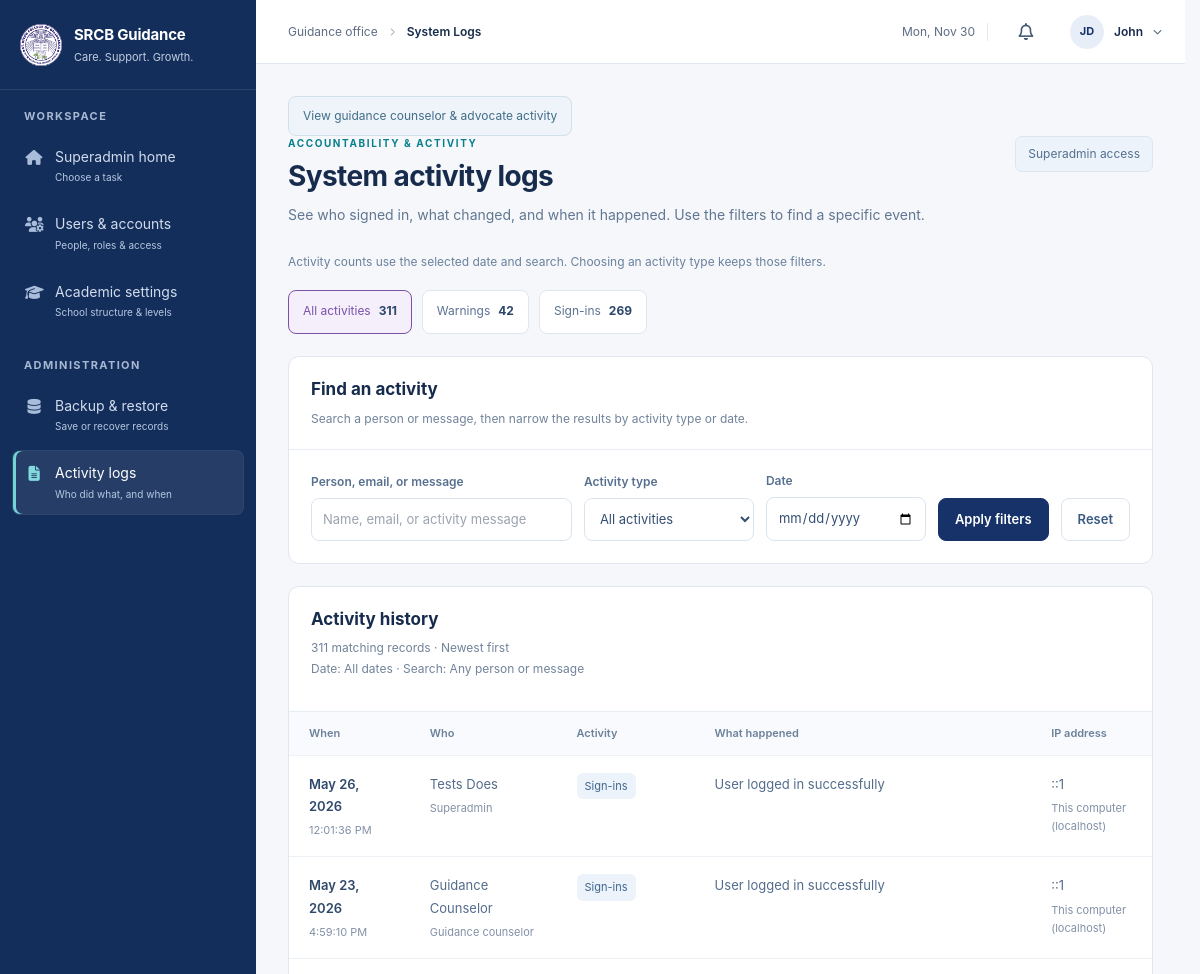
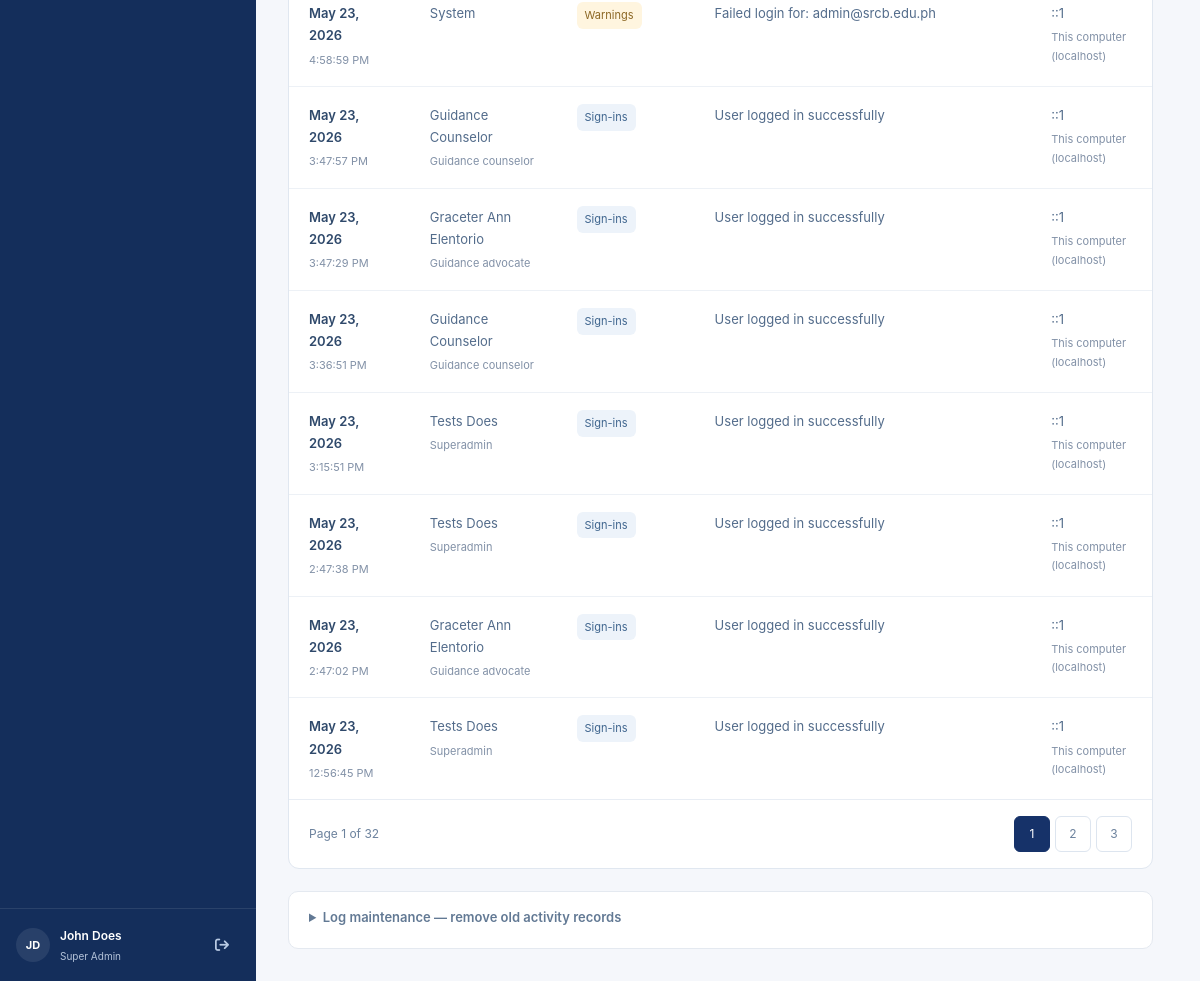
Before: /dashboard/layout.php?page=system_logs (signed in) with the older database file (2 pictures, top to bottom).
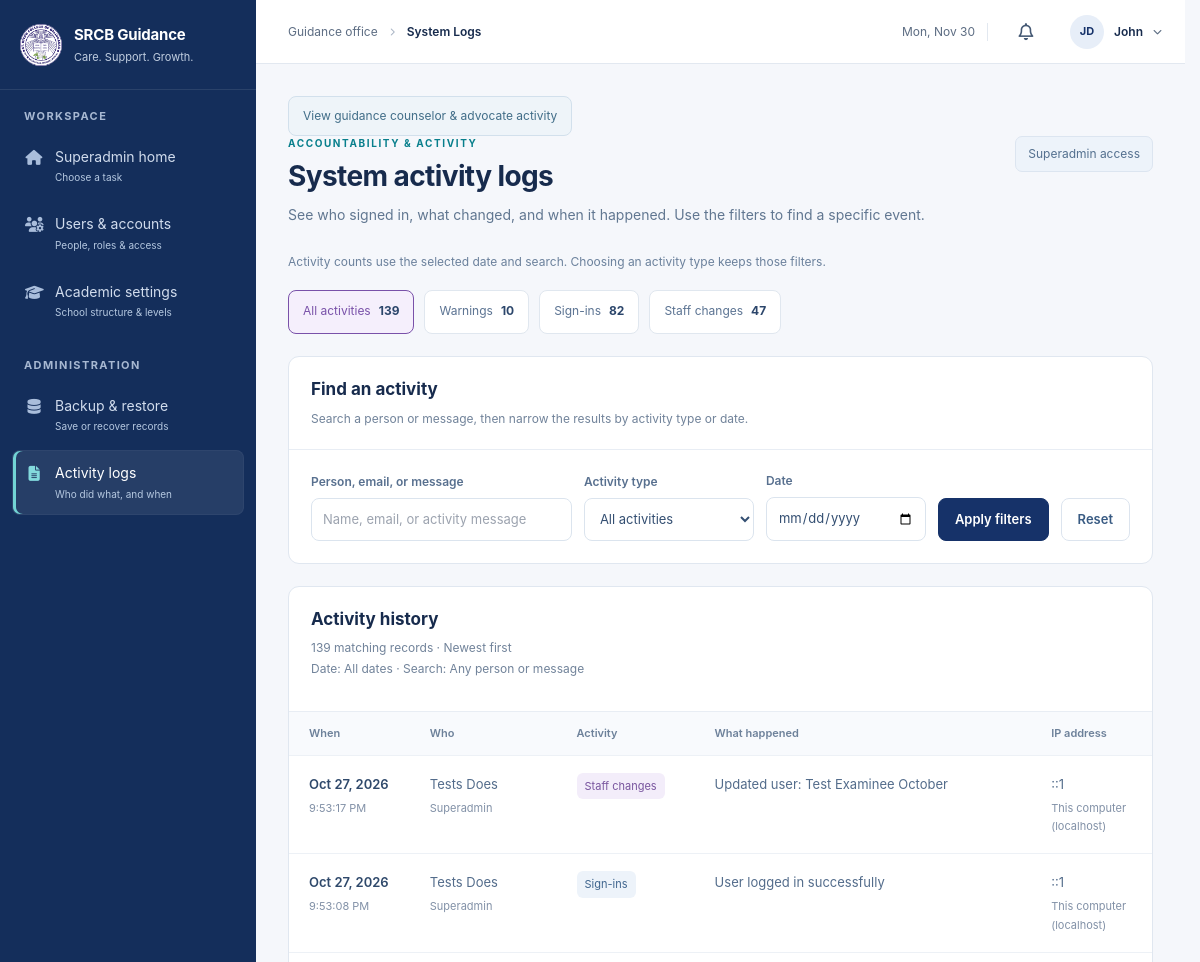
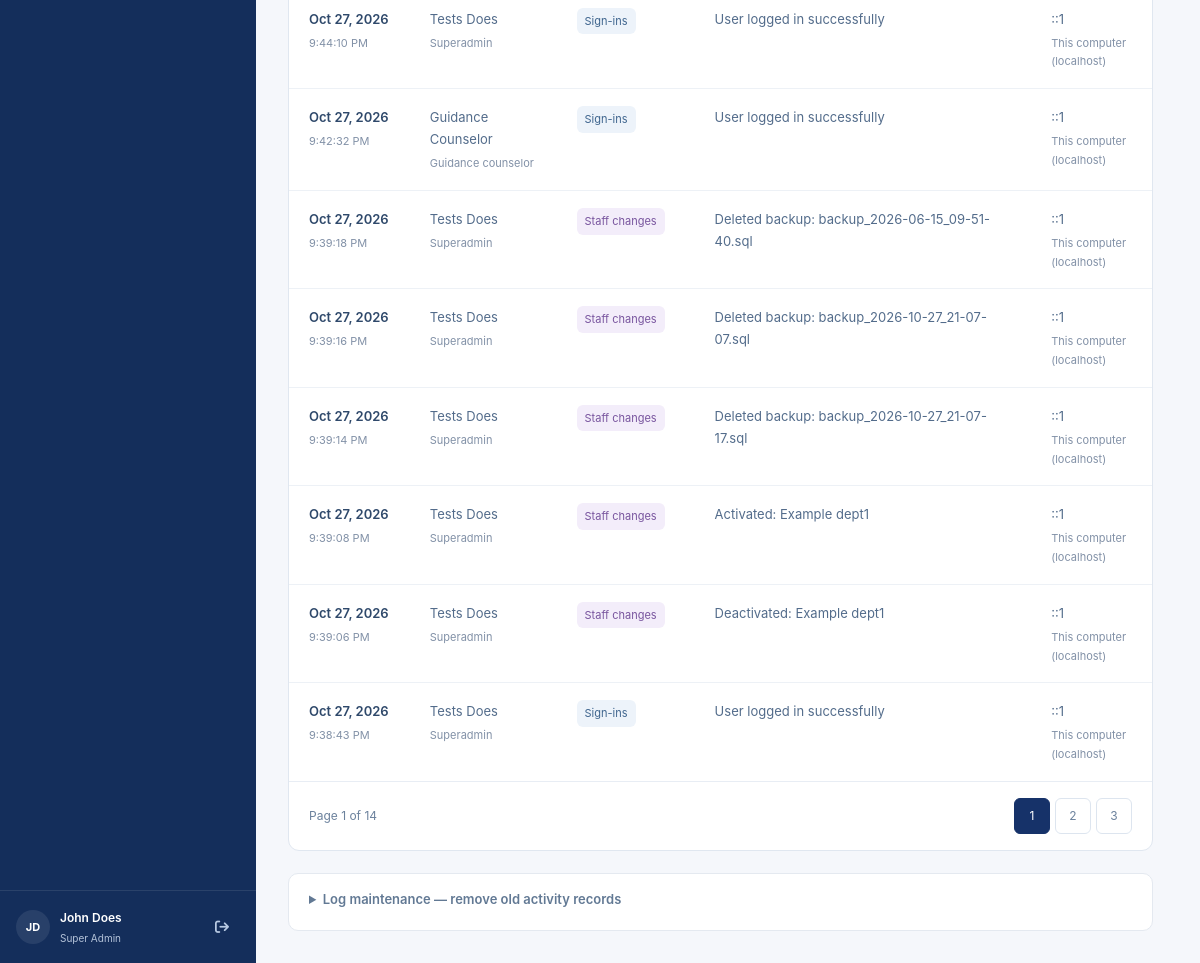
After: the same page with the newer database file (2 pictures, top to bottom).
### tables this page shows
CREATE TABLE `users` (
  `id` int(11) NOT NULL AUTO_INCREMENT,
  `password` varchar(255) NOT NULL,
  `email` varchar(100) DEFAULT NULL,
  `role` enum('student','admin','guidance_advocate','examinee','super_admin','dsa','teacher') NOT NULL,
  `first_name` varchar(50) NOT NULL,
  `middle_name` varchar(100) DEFAULT NULL,
  `last_name` varchar(50) NOT NULL,
  `position` varchar(100) DEFAULT NULL COMMENT 'Job position for admin and guidance_advocate roles',
  `grade_level_applying` varchar(100) DEFAULT NULL,
  `examinee_type` enum('New Student','Transferee') DEFAULT NULL COMMENT 'Type of examinee: New Student or Transferee',
  `is_active` tinyint(1) DEFAULT 1,
  `created_at` timestamp NOT NULL DEFAULT current_timestamp(),
  `updated_at` timestamp NOT NULL DEFAULT current_timestamp() ON UPDATE current_timestamp(),
  `archived` tinyint(1) DEFAULT 0 COMMENT 'Soft delete flag: 0 = active, 1 = archived',
  `reset_token` varchar(64) DEFAULT NULL,
  `reset_token_expires` datetime DEFAULT NULL,
  PRIMARY KEY (`id`),
  UNIQUE KEY `email` (`email`),
  KEY `idx_users_archived` (`archived`),
  KEY `idx_reset_token` (`reset_token`),
  KEY `idx_grade_level_applying` (`grade_level_applying`),
  KEY `idx_position` (`position`),
  KEY `idx_examinee_type` (`examinee_type`)
);

CREATE TABLE `system_logs` (
  `id` int(11) NOT NULL AUTO_INCREMENT,
  `user_id` int(11) DEFAULT NULL,
  `log_type` enum('error','warning','info','success','login','logout','admin_action','system') NOT NULL DEFAULT 'info',
  `message` text NOT NULL,
  `ip_address` varchar(45) DEFAULT NULL,
  `user_agent` text DEFAULT NULL,
  `additional_data` longtext DEFAULT NULL CHECK (json_valid(`additional_data`)),
  `created_at` timestamp NOT NULL DEFAULT current_timestamp(),
  PRIMARY KEY (`id`),
  KEY `idx_log_type` (`log_type`),
  KEY `idx_user_id` (`user_id`),
  KEY `idx_created_at` (`created_at`),
  CONSTRAINT `system_logs_ibfk_1` FOREIGN KEY (`user_id`) REFERENCES `users` (`id`) ON DELETE SET NULL
);

### classes/SystemLogger.php (called while the page is built, shortened)
<?php
class SystemLogger {
    public static function isLoopbackAddress($address) {
        $packed = inet_pton(trim($address));
        if ($packed === inet_pton('::1')) return true;
        return substr($packed, 0, 12) === hex2bin('00000000000000000000ffff') && ord($packed[12]) === 127;
    }
}
?>

### includes/session.php (called while the page is built, shortened)
<?php
function getUserInfo() {
    return [
        'id' => $_SESSION['user_id'] ?? null, 'role' => $_SESSION['role'] ?? null,
        'first_name' => $_SESSION['first_name'] ?? null, 'last_name' => $_SESSION['last_name'] ?? null,
        'email' => $_SESSION['user_email'] ?? null,
        'position' => $_SESSION['position'] ?? null, 'student_id' => $_SESSION['student_id'] ?? null,
        'grade_level_applying' => $_SESSION['grade_level_applying'] ?? null
    ];
}
?>

### dashboard/pages/admin/system_logs.php (the view, shortened to what the rows shown need)
<?php
require_once __DIR__ . '/../../../classes/SystemLogger.php';
$event_labels=['login'=>'Sign-ins','logout'=>'Sign-outs','warning'=>'Warnings','error'=>'Errors','info'=>'Information','success'=>'Successful actions','admin_action'=>'Staff changes','system'=>'System events'];
$filter_type=is_string($_GET['type']??null)?$_GET['type']:'all';
$pg=max(1,is_scalar($_GET['log_page']??1)?(int)($_GET['log_page']??1):1);
$per_page=10;
$scope=["COALESCE(JSON_UNQUOTE(JSON_EXTRACT(CASE WHEN JSON_VALID(sl.additional_data) THEN sl.additional_data ELSE '{}' END,'$.action')),'')<>'open_page'"];$scope_params=[];
$where=$scope;$params=$scope_params;
$where_clause=$where?'WHERE '.implode(' AND ',$where):'';
$count_stmt = $db->prepare("SELECT COUNT(*) as total FROM system_logs sl LEFT JOIN users u ON sl.user_id = u.id $where_clause");
$count_stmt->execute($params);
$total_logs = $count_stmt->fetch(PDO::FETCH_ASSOC)['total'];
$total_pages = max(1, (int)ceil($total_logs / $per_page));
$pg = min($pg,$total_pages);
$offset = ($pg - 1) * $per_page;
$stmt = $db->prepare("SELECT sl.*, u.first_name, u.last_name, u.email, u.role AS account_role FROM system_logs sl LEFT JOIN users u ON sl.user_id = u.id $where_clause ORDER BY sl.created_at DESC,sl.id DESC LIMIT $per_page OFFSET $offset");
$stmt->execute($params);
$logs = $stmt->fetchAll(PDO::FETCH_ASSOC);
?>
<link rel="stylesheet" href="../assets/css/staff-activity.css?v=20261028-1"><p><a class="st-link" href="layout.php?page=system_settings&amp;section=activity">View guidance counselor &amp; advocate activity</a></p>
<section class="sa-page" aria-labelledby="sa-logs-title">
    <div class="sa-page-heading"><div><h1 id="sa-logs-title">System activity logs</h1></div></div>
    <section class="sa-panel"><div class="sa-panel-title"><div><h2>Find an activity</h2></div></div></section>
    <section class="sa-panel"><div class="sa-panel-title"><div><h2><?=$filter_type==='all'?'Activity history':htmlspecialchars($event_labels[$filter_type]??'Filtered activities')?></h2></div></div><div class="sa-table-wrap"><table class="sa-table sa-activity-table"><thead><tr><th>When</th><th>Who</th><th>Activity</th><th>What happened</th><th>IP address</th></tr></thead><tbody>
    <?php foreach($logs as $log):$logMeta=json_decode($log['additional_data']??'{}',true);$actorLogRole=is_array($logMeta)?($logMeta['actor_role']??$log['account_role']??''):($log['account_role']??'');$staffRoleLabels=['admin'=>'Guidance counselor','guidance_advocate'=>'Guidance advocate','super_admin'=>'Superadmin'];?><tr data-log-id="<?=(int)$log['id']?>"><td data-label="When"><strong><?=date('M j, Y',strtotime($log['created_at']))?></strong><small><?=date('g:i:s A',strtotime($log['created_at']))?></small></td><td data-label="Who"><?=htmlspecialchars(trim(($log['first_name']??'System').' '.($log['last_name']??'')))?><?php if(isset($staffRoleLabels[$actorLogRole])):?><small><?=htmlspecialchars($staffRoleLabels[$actorLogRole])?></small><?php endif;?></td><td data-label="Activity"><span class="sa-log-badge <?=htmlspecialchars(in_array($log['log_type'],['warning','error','admin_action'],true)?$log['log_type']:'info')?>"><?=htmlspecialchars($event_labels[$log['log_type']]??ucwords(str_replace('_',' ',$log['log_type'])))?></span></td><td class="sa-message" data-label="What happened"><?=htmlspecialchars($log['message'])?></td><td data-label="IP address"><?=htmlspecialchars($log['ip_address']??'Not recorded')?><?php if(SystemLogger::isLoopbackAddress($log['ip_address']??null)):?><small>This computer (localhost)</small><?php endif;?></td></tr><?php endforeach;?>
    </tbody></table></div></section>
</section>

### dashboard/partials/sidebar.php (shortened to what the rows shown need)
<aside id="sidebar" class="portal-sidebar" aria-label="Main navigation">
    <div class="portal-sidebar-footer"><span class="portal-avatar"><?=htmlspecialchars($initials)?></span><span class="portal-user"><strong><?=htmlspecialchars($first_name.' '.$last_name)?></strong><small><?=htmlspecialchars(ucwords(str_replace('_',' ',$role)))?></small></span><a href="../auth/logout.php" aria-label="Log out" title="Log out"><i class="fas fa-arrow-right-from-bracket" aria-hidden="true"></i></a></div>
</aside>

### dashboard/partials/header.php (shortened to what the rows shown need)
<header class="portal-header">
    <div class="portal-header-actions">
        <div class="portal-menu-anchor">
            <button type="button" id="accountBtn" class="portal-account-button" aria-label="Account menu" aria-controls="accountMenu" aria-expanded="false"><span class="portal-avatar"><?=htmlspecialchars($initials)?></span><span class="portal-account-name"><?=htmlspecialchars($first_name)?></span><i class="fas fa-chevron-down" aria-hidden="true"></i></button>
        </div>
    </div>
</header>

Changed rows visible on the page:
removed system_logs: created_at "May 26, 2026", created_at "12:01:36 PM", user.last_name "Tests Does", additional_data.role "Superadmin", log_type "Sign-ins", message "User logged in successfully", ip_address "::1", shows "This computer (localhost)"
removed system_logs: created_at "May 23, 2026", created_at "4:59:10 PM", user.last_name "Guidance Counselor", additional_data.role "Guidance counselor", log_type "Sign-ins", message "User logged in successfully", ip_address "::1", shows "This computer (localhost)"
removed system_logs: created_at "May 23, 2026", created_at "4:58:59 PM", last_name "System", log_type "Warnings", message "Failed login for: admin@srcb.edu.ph", ip_address "::1", shows "This computer (localhost)"
removed system_logs: created_at "May 23, 2026", created_at "3:47:57 PM", user.last_name "Guidance Counselor", additional_data.role "Guidance counselor", log_type "Sign-ins", message "User logged in successfully", ip_address "::1", shows "This computer (localhost)"
removed system_logs: created_at "May 23, 2026", created_at "3:47:29 PM", user.last_name "Graceter Ann Elentorio", additional_data.role "Guidance advocate", log_type "Sign-ins", message "User logged in successfully", ip_address "::1", shows "This computer (localhost)"
removed system_logs: created_at "May 23, 2026", created_at "3:36:51 PM", user.last_name "Guidance Counselor", additional_data.role "Guidance counselor", log_type "Sign-ins", message "User logged in successfully", ip_address "::1", shows "This computer (localhost)"
removed system_logs: created_at "May 23, 2026", created_at "3:15:51 PM", user.last_name "Tests Does", additional_data.role "Superadmin", log_type "Sign-ins", message "User logged in successfully", ip_address "::1", shows "This computer (localhost)"
removed system_logs: created_at "May 23, 2026", created_at "2:47:38 PM", user.last_name "Tests Does", additional_data.role "Superadmin", log_type "Sign-ins", message "User logged in successfully", ip_address "::1", shows "This computer (localhost)"
removed system_logs: created_at "May 23, 2026", created_at "2:47:02 PM", user.last_name "Graceter Ann Elentorio", additional_data.role "Guidance advocate", log_type "Sign-ins", message "User logged in successfully", ip_address "::1", shows "This computer (localhost)"
removed system_logs: created_at "May 23, 2026", created_at "12:56:45 PM", user.last_name "Tests Does", additional_data.role "Superadmin", log_type "Sign-ins", message "User logged in successfully", ip_address "::1", shows "This computer (localhost)"
added system_logs: created_at "Oct 27, 2026", created_at "9:53:17 PM", user.last_name "Tests Does", additional_data.role "Superadmin", log_type "Staff changes", message "Updated user: Test Examinee October", ip_address "::1", shows "This computer (localhost)"
added system_logs: created_at "Oct 27, 2026", created_at "9:53:08 PM", user.last_name "Tests Does", additional_data.role "Superadmin", log_type "Sign-ins", message "User logged in successfully", ip_address "::1", shows "This computer (localhost)"
added system_logs: created_at "Oct 27, 2026", created_at "9:44:10 PM", user.last_name "Tests Does", additional_data.role "Superadmin", log_type "Sign-ins", message "User logged in successfully", ip_address "::1", shows "This computer (localhost)"
added system_logs: created_at "Oct 27, 2026", created_at "9:42:32 PM", user.last_name "Guidance Counselor", additional_data.role "Guidance counselor", log_type "Sign-ins", message "User logged in successfully", ip_address "::1", shows "This computer (localhost)"
added system_logs: created_at "Oct 27, 2026", created_at "9:39:18 PM", user.last_name "Tests Does", additional_data.role "Superadmin", log_type "Staff changes", message "Deleted backup: backup_2026-06-15_09-51-40.sql", ip_address "::1", shows "This computer (localhost)"
added system_logs: created_at "Oct 27, 2026", created_at "9:39:16 PM", user.last_name "Tests Does", additional_data.role "Superadmin", log_type "Staff changes", message "Deleted backup: backup_2026-10-27_21-07-07.sql", ip_address "::1", shows "This computer (localhost)"
added system_logs: created_at "Oct 27, 2026", created_at "9:39:14 PM", user.last_name "Tests Does", additional_data.role "Superadmin", log_type "Staff changes", message "Deleted backup: backup_2026-10-27_21-07-17.sql", ip_address "::1", shows "This computer (localhost)"
added system_logs: created_at "Oct 27, 2026", created_at "9:39:08 PM", user.last_name "Tests Does", additional_data.role "Superadmin", log_type "Staff changes", message "Activated: Example dept1", ip_address "::1", shows "This computer (localhost)"
added system_logs: created_at "Oct 27, 2026", created_at "9:39:06 PM", user.last_name "Tests Does", additional_data.role "Superadmin", log_type "Staff changes", message "Deactivated: Example dept1", ip_address "::1", shows "This computer (localhost)"
added system_logs: created_at "Oct 27, 2026", created_at "9:38:43 PM", user.last_name "Tests Does", additional_data.role "Superadmin", log_type "Sign-ins", message "User logged in successfully", ip_address "::1", shows "This computer (localhost)"
Other visible differences:
$scope_total: "311" → "139"
$total_logs: "311" → "139"
max(1,(int)$total_pages): "32" → "14"
new list line: "Warnings 10"
new list line: "Sign-ins 82"
new list line: "Staff changes 47"
list line gone: "Warnings 42"
list line gone: "Sign-ins 269"
